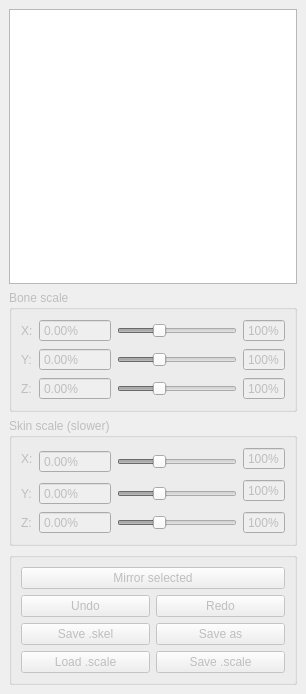
<?xml version="1.0" encoding="UTF-8"?>
<ui version="4.0">
 <class>CSkeletonScaleDialog</class>
 <widget class="QDockWidget" name="CSkeletonScaleDialog">
  <property name="geometry">
   <rect>
    <x>0</x>
    <y>0</y>
    <width>306</width>
    <height>694</height>
   </rect>
  </property>
  <property name="windowTitle">
   <string>Skeleton scale edition</string>
  </property>
  <widget class="QWidget" name="dockWidgetContents">
   <layout class="QGridLayout" name="gridLayout_5">
    <item row="0" column="0">
     <widget class="QTreeView" name="treeView">
      <attribute name="headerVisible">
       <bool>true</bool>
      </attribute>
      <attribute name="headerVisible">
       <bool>true</bool>
      </attribute>
     </widget>
    </item>
    <item row="1" column="0">
     <widget class="QGroupBox" name="boneGroupBox">
      <property name="enabled">
       <bool>false</bool>
      </property>
      <property name="title">
       <string>Bone scale</string>
      </property>
      <layout class="QGridLayout" name="gridLayout">
       <item row="0" column="0">
        <widget class="QLabel" name="label">
         <property name="text">
          <string>X:</string>
         </property>
        </widget>
       </item>
       <item row="0" column="1">
        <widget class="QDoubleSpinBox" name="xBoneDoubleSpinBox">
         <property name="readOnly">
          <bool>true</bool>
         </property>
         <property name="buttonSymbols">
          <enum>QAbstractSpinBox::NoButtons</enum>
         </property>
         <property name="suffix">
          <string>%</string>
         </property>
         <property name="maximum">
          <double>10000.000000000000000</double>
         </property>
        </widget>
       </item>
       <item row="0" column="2">
        <widget class="QSlider" name="xBoneHorizontalSlider">
         <property name="minimum">
          <number>50</number>
         </property>
         <property name="maximum">
          <number>200</number>
         </property>
         <property name="value">
          <number>100</number>
         </property>
         <property name="orientation">
          <enum>Qt::Horizontal</enum>
         </property>
         <property name="invertedAppearance">
          <bool>false</bool>
         </property>
        </widget>
       </item>
       <item row="0" column="3">
        <widget class="QSpinBox" name="spinBox_4">
         <property name="maximumSize">
          <size>
           <width>16777215</width>
           <height>16777215</height>
          </size>
         </property>
         <property name="readOnly">
          <bool>true</bool>
         </property>
         <property name="buttonSymbols">
          <enum>QAbstractSpinBox::NoButtons</enum>
         </property>
         <property name="suffix">
          <string>%</string>
         </property>
         <property name="minimum">
          <number>50</number>
         </property>
         <property name="maximum">
          <number>200</number>
         </property>
         <property name="value">
          <number>100</number>
         </property>
        </widget>
       </item>
       <item row="1" column="0">
        <widget class="QLabel" name="label_2">
         <property name="text">
          <string>Y:</string>
         </property>
        </widget>
       </item>
       <item row="1" column="1">
        <widget class="QDoubleSpinBox" name="yBoneDoubleSpinBox">
         <property name="readOnly">
          <bool>true</bool>
         </property>
         <property name="buttonSymbols">
          <enum>QAbstractSpinBox::NoButtons</enum>
         </property>
         <property name="suffix">
          <string>%</string>
         </property>
         <property name="maximum">
          <double>10000.000000000000000</double>
         </property>
        </widget>
       </item>
       <item row="1" column="2">
        <widget class="QSlider" name="yBoneHorizontalSlider">
         <property name="minimum">
          <number>50</number>
         </property>
         <property name="maximum">
          <number>200</number>
         </property>
         <property name="value">
          <number>100</number>
         </property>
         <property name="orientation">
          <enum>Qt::Horizontal</enum>
         </property>
        </widget>
       </item>
       <item row="1" column="3">
        <widget class="QSpinBox" name="spinBox_5">
         <property name="maximumSize">
          <size>
           <width>16777215</width>
           <height>16777215</height>
          </size>
         </property>
         <property name="readOnly">
          <bool>true</bool>
         </property>
         <property name="buttonSymbols">
          <enum>QAbstractSpinBox::NoButtons</enum>
         </property>
         <property name="suffix">
          <string>%</string>
         </property>
         <property name="minimum">
          <number>50</number>
         </property>
         <property name="maximum">
          <number>200</number>
         </property>
         <property name="value">
          <number>100</number>
         </property>
        </widget>
       </item>
       <item row="2" column="0">
        <widget class="QLabel" name="label_3">
         <property name="text">
          <string>Z:</string>
         </property>
        </widget>
       </item>
       <item row="2" column="1">
        <widget class="QDoubleSpinBox" name="zBoneDoubleSpinBox">
         <property name="wrapping">
          <bool>false</bool>
         </property>
         <property name="readOnly">
          <bool>true</bool>
         </property>
         <property name="buttonSymbols">
          <enum>QAbstractSpinBox::NoButtons</enum>
         </property>
         <property name="suffix">
          <string>%</string>
         </property>
         <property name="maximum">
          <double>10000.000000000000000</double>
         </property>
        </widget>
       </item>
       <item row="2" column="2">
        <widget class="QSlider" name="zBoneHorizontalSlider">
         <property name="minimum">
          <number>50</number>
         </property>
         <property name="maximum">
          <number>200</number>
         </property>
         <property name="value">
          <number>100</number>
         </property>
         <property name="orientation">
          <enum>Qt::Horizontal</enum>
         </property>
        </widget>
       </item>
       <item row="2" column="3">
        <widget class="QSpinBox" name="spinBox_6">
         <property name="maximumSize">
          <size>
           <width>16777215</width>
           <height>16777215</height>
          </size>
         </property>
         <property name="readOnly">
          <bool>true</bool>
         </property>
         <property name="buttonSymbols">
          <enum>QAbstractSpinBox::NoButtons</enum>
         </property>
         <property name="suffix">
          <string>%</string>
         </property>
         <property name="minimum">
          <number>50</number>
         </property>
         <property name="maximum">
          <number>200</number>
         </property>
         <property name="value">
          <number>100</number>
         </property>
        </widget>
       </item>
      </layout>
     </widget>
    </item>
    <item row="2" column="0">
     <widget class="QGroupBox" name="skinGroupBox">
      <property name="enabled">
       <bool>false</bool>
      </property>
      <property name="title">
       <string>Skin scale (slower)</string>
      </property>
      <layout class="QGridLayout" name="gridLayout_2">
       <item row="0" column="0">
        <widget class="QLabel" name="label_4">
         <property name="text">
          <string>X:</string>
         </property>
        </widget>
       </item>
       <item row="0" column="1" rowspan="2">
        <widget class="QDoubleSpinBox" name="xSkinDoubleSpinBox">
         <property name="readOnly">
          <bool>true</bool>
         </property>
         <property name="buttonSymbols">
          <enum>QAbstractSpinBox::NoButtons</enum>
         </property>
         <property name="suffix">
          <string>%</string>
         </property>
         <property name="maximum">
          <double>10000.000000000000000</double>
         </property>
        </widget>
       </item>
       <item row="0" column="2" rowspan="2">
        <widget class="QSlider" name="xSkinHorizontalSlider">
         <property name="minimum">
          <number>50</number>
         </property>
         <property name="maximum">
          <number>200</number>
         </property>
         <property name="value">
          <number>100</number>
         </property>
         <property name="orientation">
          <enum>Qt::Horizontal</enum>
         </property>
         <property name="invertedAppearance">
          <bool>false</bool>
         </property>
        </widget>
       </item>
       <item row="0" column="3">
        <widget class="QSpinBox" name="spinBox">
         <property name="maximumSize">
          <size>
           <width>16777215</width>
           <height>16777215</height>
          </size>
         </property>
         <property name="readOnly">
          <bool>true</bool>
         </property>
         <property name="buttonSymbols">
          <enum>QAbstractSpinBox::NoButtons</enum>
         </property>
         <property name="suffix">
          <string>%</string>
         </property>
         <property name="minimum">
          <number>50</number>
         </property>
         <property name="maximum">
          <number>200</number>
         </property>
         <property name="value">
          <number>100</number>
         </property>
        </widget>
       </item>
       <item row="1" column="3" rowspan="2">
        <widget class="QSpinBox" name="spinBox_2">
         <property name="maximumSize">
          <size>
           <width>16777215</width>
           <height>16777215</height>
          </size>
         </property>
         <property name="readOnly">
          <bool>true</bool>
         </property>
         <property name="buttonSymbols">
          <enum>QAbstractSpinBox::NoButtons</enum>
         </property>
         <property name="suffix">
          <string>%</string>
         </property>
         <property name="minimum">
          <number>50</number>
         </property>
         <property name="maximum">
          <number>200</number>
         </property>
         <property name="value">
          <number>100</number>
         </property>
        </widget>
       </item>
       <item row="2" column="0">
        <widget class="QLabel" name="label_5">
         <property name="text">
          <string>Y:</string>
         </property>
        </widget>
       </item>
       <item row="2" column="1">
        <widget class="QDoubleSpinBox" name="ySkinDoubleSpinBox">
         <property name="readOnly">
          <bool>true</bool>
         </property>
         <property name="buttonSymbols">
          <enum>QAbstractSpinBox::NoButtons</enum>
         </property>
         <property name="suffix">
          <string>%</string>
         </property>
         <property name="maximum">
          <double>10000.000000000000000</double>
         </property>
        </widget>
       </item>
       <item row="2" column="2">
        <widget class="QSlider" name="ySkinHorizontalSlider">
         <property name="minimum">
          <number>50</number>
         </property>
         <property name="maximum">
          <number>200</number>
         </property>
         <property name="value">
          <number>100</number>
         </property>
         <property name="orientation">
          <enum>Qt::Horizontal</enum>
         </property>
        </widget>
       </item>
       <item row="3" column="0">
        <widget class="QLabel" name="label_6">
         <property name="text">
          <string>Z:</string>
         </property>
        </widget>
       </item>
       <item row="3" column="1">
        <widget class="QDoubleSpinBox" name="zSkinDoubleSpinBox">
         <property name="wrapping">
          <bool>false</bool>
         </property>
         <property name="readOnly">
          <bool>true</bool>
         </property>
         <property name="buttonSymbols">
          <enum>QAbstractSpinBox::NoButtons</enum>
         </property>
         <property name="suffix">
          <string>%</string>
         </property>
         <property name="maximum">
          <double>10000.000000000000000</double>
         </property>
        </widget>
       </item>
       <item row="3" column="2">
        <widget class="QSlider" name="zSkinHorizontalSlider">
         <property name="minimum">
          <number>50</number>
         </property>
         <property name="maximum">
          <number>200</number>
         </property>
         <property name="value">
          <number>100</number>
         </property>
         <property name="orientation">
          <enum>Qt::Horizontal</enum>
         </property>
        </widget>
       </item>
       <item row="3" column="3">
        <widget class="QSpinBox" name="spinBox_3">
         <property name="maximumSize">
          <size>
           <width>16777215</width>
           <height>16777215</height>
          </size>
         </property>
         <property name="readOnly">
          <bool>true</bool>
         </property>
         <property name="buttonSymbols">
          <enum>QAbstractSpinBox::NoButtons</enum>
         </property>
         <property name="suffix">
          <string>%</string>
         </property>
         <property name="minimum">
          <number>50</number>
         </property>
         <property name="maximum">
          <number>200</number>
         </property>
         <property name="value">
          <number>100</number>
         </property>
        </widget>
       </item>
      </layout>
     </widget>
    </item>
    <item row="3" column="0">
     <widget class="QGroupBox" name="buttonsGroupBox">
      <property name="enabled">
       <bool>false</bool>
      </property>
      <property name="title">
       <string/>
      </property>
      <layout class="QGridLayout" name="gridLayout_4">
       <item row="0" column="0">
        <layout class="QGridLayout" name="gridLayout_3">
         <item row="0" column="0" colspan="2">
          <widget class="QPushButton" name="mirrorPushButton">
           <property name="text">
            <string>Mirror selected</string>
           </property>
          </widget>
         </item>
         <item row="1" column="0">
          <widget class="QPushButton" name="undoPushButton">
           <property name="text">
            <string>Undo</string>
           </property>
          </widget>
         </item>
         <item row="1" column="1">
          <widget class="QPushButton" name="redoPushButton">
           <property name="text">
            <string>Redo</string>
           </property>
          </widget>
         </item>
         <item row="2" column="0">
          <widget class="QPushButton" name="saveSkelPushButton">
           <property name="text">
            <string>Save .skel</string>
           </property>
          </widget>
         </item>
         <item row="2" column="1">
          <widget class="QPushButton" name="saveAsSkelPushButton">
           <property name="text">
            <string>Save as</string>
           </property>
          </widget>
         </item>
         <item row="3" column="0">
          <widget class="QPushButton" name="loadScalePushButton">
           <property name="text">
            <string>Load .scale</string>
           </property>
          </widget>
         </item>
         <item row="3" column="1">
          <widget class="QPushButton" name="saveScalePushButton">
           <property name="text">
            <string>Save .scale</string>
           </property>
          </widget>
         </item>
        </layout>
       </item>
      </layout>
     </widget>
    </item>
   </layout>
  </widget>
 </widget>
 <resources/>
 <connections>
  <connection>
   <sender>xBoneHorizontalSlider</sender>
   <signal>valueChanged(int)</signal>
   <receiver>spinBox_4</receiver>
   <slot>setValue(int)</slot>
   <hints>
    <hint type="sourcelabel">
     <x>188</x>
     <y>312</y>
    </hint>
    <hint type="destinationlabel">
     <x>231</x>
     <y>320</y>
    </hint>
   </hints>
  </connection>
  <connection>
   <sender>yBoneHorizontalSlider</sender>
   <signal>valueChanged(int)</signal>
   <receiver>spinBox_5</receiver>
   <slot>setValue(int)</slot>
   <hints>
    <hint type="sourcelabel">
     <x>207</x>
     <y>337</y>
    </hint>
    <hint type="destinationlabel">
     <x>240</x>
     <y>340</y>
    </hint>
   </hints>
  </connection>
  <connection>
   <sender>zBoneHorizontalSlider</sender>
   <signal>valueChanged(int)</signal>
   <receiver>spinBox_6</receiver>
   <slot>setValue(int)</slot>
   <hints>
    <hint type="sourcelabel">
     <x>207</x>
     <y>358</y>
    </hint>
    <hint type="destinationlabel">
     <x>240</x>
     <y>366</y>
    </hint>
   </hints>
  </connection>
  <connection>
   <sender>xSkinHorizontalSlider</sender>
   <signal>valueChanged(int)</signal>
   <receiver>spinBox</receiver>
   <slot>setValue(int)</slot>
   <hints>
    <hint type="sourcelabel">
     <x>207</x>
     <y>431</y>
    </hint>
    <hint type="destinationlabel">
     <x>272</x>
     <y>438</y>
    </hint>
   </hints>
  </connection>
  <connection>
   <sender>ySkinHorizontalSlider</sender>
   <signal>valueChanged(int)</signal>
   <receiver>spinBox_2</receiver>
   <slot>setValue(int)</slot>
   <hints>
    <hint type="sourcelabel">
     <x>207</x>
     <y>462</y>
    </hint>
    <hint type="destinationlabel">
     <x>267</x>
     <y>467</y>
    </hint>
   </hints>
  </connection>
  <connection>
   <sender>zSkinHorizontalSlider</sender>
   <signal>valueChanged(int)</signal>
   <receiver>spinBox_3</receiver>
   <slot>setValue(int)</slot>
   <hints>
    <hint type="sourcelabel">
     <x>207</x>
     <y>491</y>
    </hint>
    <hint type="destinationlabel">
     <x>233</x>
     <y>493</y>
    </hint>
   </hints>
  </connection>
 </connections>
</ui>
